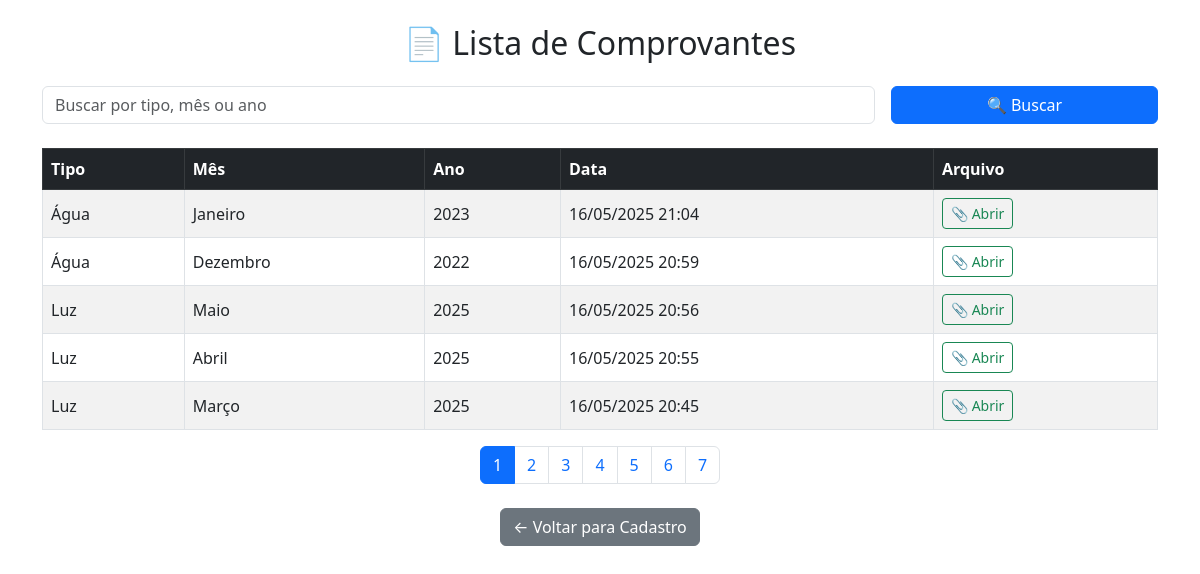
The page /lista.php on the database its author committed.
### tables this page shows
CREATE TABLE `pagamentos` (
  `id` int(11) NOT NULL,
  `tipo_conta` varchar(50) DEFAULT NULL,
  `mes` varchar(20) DEFAULT NULL,
  `ano` int(11) DEFAULT NULL,
  `arquivo` varchar(255) DEFAULT NULL,
  `data_pagamento` datetime DEFAULT current_timestamp()
);

### lista.php (the view, shortened to what this page needs)
<?php
include 'conexao.php';
$limite = 5;
$pagina = isset($_GET['pagina']) && is_numeric($_GET['pagina']) ? (int)$_GET['pagina'] : 1;
$inicio = ($pagina - 1) * $limite;
$busca = isset($_GET['busca']) ? trim($_GET['busca']) : '';
$sqlTotal = "SELECT COUNT(*) FROM pagamentos";
$stmtTotal = $pdo->prepare($sqlTotal);
$stmtTotal->execute();
$total = $stmtTotal->fetchColumn();
$totalPaginas = ceil($total / $limite);
$sql = "SELECT * FROM pagamentos";
$sql .= " ORDER BY data_pagamento DESC LIMIT :inicio, :limite";
$stmt = $pdo->prepare($sql);
$stmt->bindValue(':inicio', $inicio, PDO::PARAM_INT);
$stmt->bindValue(':limite', $limite, PDO::PARAM_INT);
$stmt->execute();
$comprovantes = $stmt->fetchAll();
?>
<!DOCTYPE html>
<html lang="pt-br">
<head>
    <link href="https://cdn.jsdelivr.net/npm/bootstrap@5.3.0/dist/css/bootstrap.min.css" rel="stylesheet">
</head>
<body>
<div class="container py-4">
    <h2 class="mb-4 text-center">📄 Lista de Comprovantes</h2>
    <form class="row g-3 mb-4" method="get">
        <div class="col-sm-9 col-12">
            <input type="text" name="busca" class="form-control" placeholder="Buscar por tipo, mês ou ano" value="<?= htmlspecialchars($busca) ?>">
        </div>
        <div class="col-sm-3 col-12 d-grid">
            <button type="submit" class="btn btn-primary">🔍 Buscar</button>
        </div>
    </form>
    <div class="table-responsive">
        <table class="table table-striped table-bordered align-middle">
            <thead class="table-dark">
                <tr>
                    <th>Tipo</th>
                    <th>Mês</th>
                    <th>Ano</th>
                    <th>Data</th>
                    <th>Arquivo</th>
                </tr>
            </thead>
            <tbody>
            <?php if (count($comprovantes) > 0): ?>
                <?php foreach ($comprovantes as $c): ?>
                    <tr>
                        <td><?= htmlspecialchars($c['tipo_conta']) ?></td>
                        <td><?= htmlspecialchars($c['mes']) ?></td>
                        <td><?= htmlspecialchars($c['ano']) ?></td>
                        <td><?= date('d/m/Y H:i', strtotime($c['data_pagamento'])) ?></td>
                        <td><a href="uploads/<?= htmlspecialchars($c['arquivo']) ?>" target="_blank" class="btn btn-sm btn-outline-success">📎 Abrir</a></td>
                    </tr>
                <?php endforeach; ?>
            <?php else: ?>
                <tr><td colspan="5" class="text-center">Nenhum comprovante encontrado.</td></tr>
            <?php endif; ?>
            </tbody>
        </table>
    </div>
    <?php if ($totalPaginas > 1): ?>
        <nav>
            <ul class="pagination justify-content-center">
                <?php for ($i = 1; $i <= $totalPaginas; $i++): ?>
                    <li class="page-item <?= ($i == $pagina) ? 'active' : '' ?>">
                        <a class="page-link" href="?pagina=<?= $i ?>&busca=<?= urlencode($busca) ?>"><?= $i ?></a>
                    </li>
                <?php endfor; ?>
            </ul>
        </nav>
    <?php endif; ?>
    <div class="text-center mt-4">
        <a href="cadastro.php" class="btn btn-secondary">← Voltar para Cadastro</a>
    </div>
</div>
</body>
</html>

### rows shown on the page
pagamentos: tipo_conta "Água", mes "Janeiro", ano "2023", data_pagamento "16/05/2025 21:04"
pagamentos: tipo_conta "Água", mes "Dezembro", ano "2022", data_pagamento "16/05/2025 20:59"
pagamentos: tipo_conta "Luz", mes "Maio", ano "2025", data_pagamento "16/05/2025 20:56"
pagamentos: tipo_conta "Luz", mes "Abril", ano "2025", data_pagamento "16/05/2025 20:55"
pagamentos: tipo_conta "Luz", mes "Março", ano "2025", data_pagamento "16/05/2025 20:45"
